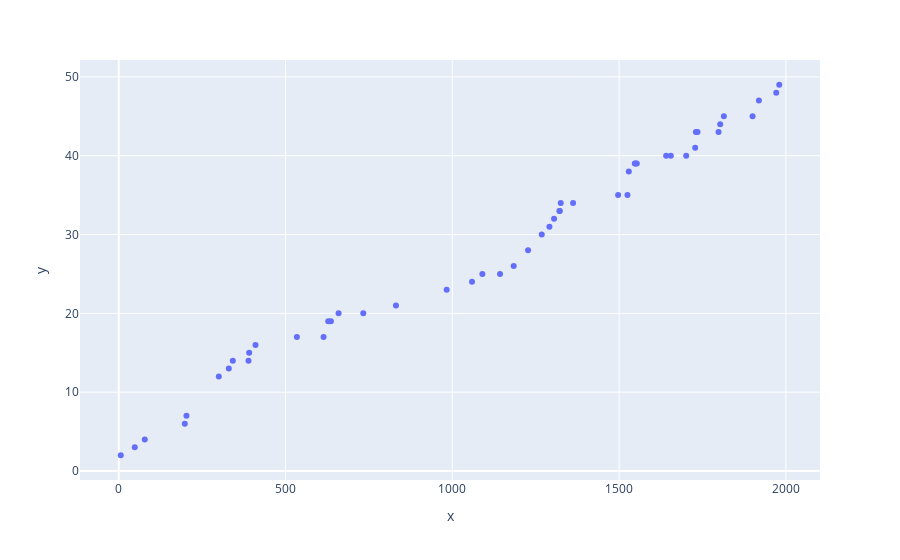

Source (notebook cell):
### Code cell
graff_scater = px.scatter(x=dados_x, y=dados_y)
graff_scater.show()

### Figure 1 — Plotly figure (JSON) as saved in the notebook; plotly's stock layout.template omitted (floating-point values rounded to 4 significant figures)
{"data": [{"hovertemplate": "x=%{x}<br>y=%{y}<extra></extra>", "legendgroup": "", "marker": {"color": "#636efa", "symbol": "circle"}, "mode": "markers", "name": "", "orientation": "v", "showlegend": false, "type": "scatter", "x": [6, 48, 78, 198, 203, 300, 330, 342, 389, 391, 410, 534, 614, 628, 636, 659, 733, 831, 983, 1059, 1090, 1143, 1184, 1227, 1268, 1291, 1305, 1321, 1322, 1325, 1362, 1497, 1525, 1529, 1547, 1550, 1553, 1641, 1655, 1701, 1728, 1730, 1735, 1798, 1803, 1814, 1900, 1919, 1971, 1980], "xaxis": "x", "y": [2, 3, 4, 6, 7, 12, 13, 14, 14, 15, 16, 17, 17, 19, 19, 20, 20, 21, 23, 24, 25, 25, 26, 28, 30, 31, 32, 33, 33, 34, 34, 35, 35, 38, 39, 39, 39, 40, 40, 40, 41, 43, 43, 43, 44, 45, 45, 47, 48, 49], "yaxis": "y"}], "layout": {"legend": {"tracegroupgap": 0}, "margin": {"t": 60}, "xaxis": {"anchor": "y", "domain": [0, 1], "title": {"text": "x"}}, "yaxis": {"anchor": "x", "domain": [0, 1], "title": {"text": "y"}}}}
